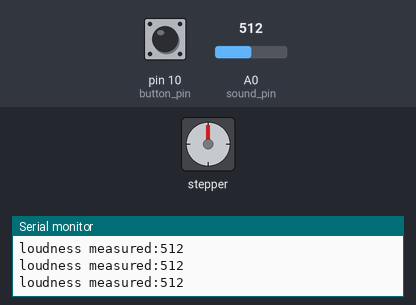
Recording of a sketch running on a simulated Arduino Uno, built with avr-gcc and run on an emulated ATmega328P. Shown: stepper motor, the last lines printed to the serial monitor. The test bench sets the inputs (shaded band); at power-on: pin 10 (button_pin) HIGH, A0 (sound_pin) = 512. Stepper angles assume 2048 steps per turn.

Above: at 1.2 s.
1.3 s: pin 10 (button_pin) pulled LOW for 0.15 s
At 1.86 s:
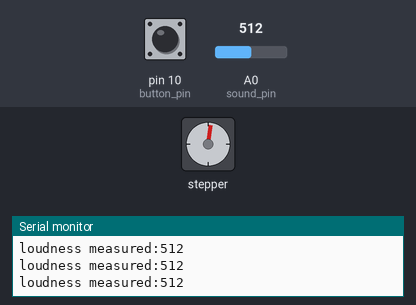
At 2.62 s:
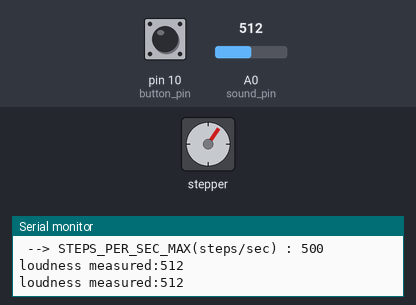
4.3 s: pin 10 (button_pin) pulled LOW for 1 s
10.3 s: pin 10 (button_pin) pulled LOW for 0.15 s
At 17.13 s:
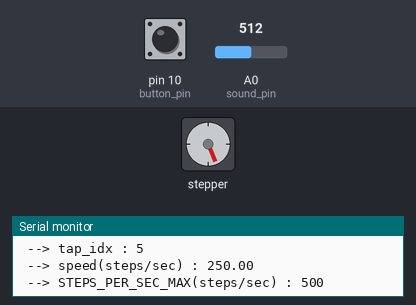
Timing chart, 0 to 20.3 s (numbered marks = the images above; inputs shaded):
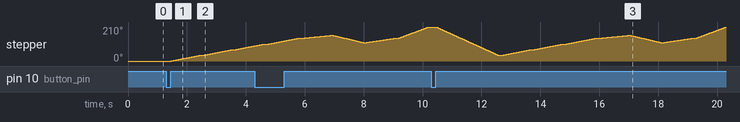

The sketch:

listening-step-sequencer.ino
```cpp
//button
static const int button_pin = 10;

//sound sensor
static const int sound_pin = A0;

//stepper
#include <AccelStepper.h>
//28BYJ-48 Stepper Motor
#define STEPS_PER_REV           (2048.0)
// speed (rpm) * steps-per-revolution == speed (steps per minute)
//  --> speed (steps per minute) / 60 == speed (steps per second)
//  --> speed (steps per second) * 60 / steps-per-revolution == speed (rpm)
#define STEPS_PER_SEC_TO_RPM    (60.0 / STEPS_PER_REV)
#define RPM_TO_STEPS_PER_SEC    (STEPS_PER_REV / 60.0)

// parameter (torque-speed trade-off)
#define STEPS_PER_SEC_MAX       (500)
#define RPM_MAX                 (STEPS_PER_SEC_MAX * STEPS_PER_SEC_TO_RPM)

//
AccelStepper stepper(AccelStepper::FULL4WIRE, 2, 3, 4, 5);

//action list
static int action_now = 0;
#define ACTION_TAP_MAX 8
#define ACTION_COUNT 2
//actions
static int tap_idx = 0;
static int taps[ACTION_COUNT][ACTION_TAP_MAX][2] = { //unit: (steps, millisec)

  //action #1
  {
    {   200,  1000},
    {   400,  1000},
    {   600,  1000},
    {   800,  1000},
    {   900,  1000},
    {   650,  1000},
    {   800,  1000},
    {  1200,  1000}
  },

  // action #2
  {
    {  1000,  2000},
    {  3000,  2000},
    {  1000,  3000},
    { 10000,   100},
    {  3000,  2000},
    { 10000,  2500},
    {  1000,  1000},
    {   100,   400}
  }
};

//task
#include <TaskScheduler.h>
Scheduler runner;
extern Task stepping_task;
extern Task stop_task;
extern Task step_monitor_task; // DEBUG
extern Task button_task;
extern Task sound_measure_task;
bool is_action_time = false;
//
void stepping() {
  //
  if (stepper.distanceToGo() == 0 && is_action_time == true) {

    //the last tap of the sequence is over! --> declare 'done'
    if (tap_idx >= ACTION_TAP_MAX) {
      // rewind the reel.
      tap_idx = 0;
      // cool. i'm done. give me next command.
      is_action_time = false;
      //
      return;
    }

    //
    float cur_step = stepper.currentPosition();
    float target_step = taps[action_now][tap_idx][0];
    float dur = taps[action_now][tap_idx][1];
    float steps = target_step - cur_step;
    float velocity = steps / dur * 1000; // unit conv.: (steps/msec) --> (steps/sec)
    float speed = fabs(velocity);
    //
    if (speed > STEPS_PER_SEC_MAX) {
      Serial.println("oh.. isn't it TOO FAST??");
    } else {
      Serial.println("okay. i go now.");
    }

    //DEBUG
    Serial.print(" --> tap_idx : "); Serial.println(tap_idx);
    Serial.print(" --> speed(steps/sec) : "); Serial.println(speed);
    Serial.print(" --> STEPS_PER_SEC_MAX(steps/sec) : "); Serial.println(STEPS_PER_SEC_MAX);

    //
    stepper.moveTo(target_step);
    stepper.setSpeed(velocity);
    //NOTE: 'setSpeed' should come LATER than 'moveTo'!
    //  --> 'moveTo' re-calculate the velocity.
    //  --> so we need to re-override it.
    //

    // reschedule myself..
    stepping_task.restartDelayed(dur);

    //next tap!
    tap_idx++;

  } else {
    //if the stepper was still busy.. well, relax for 50ms more.

    // reschedule myself..
    stepping_task.restartDelayed(50);
  }
}
Task stepping_task(0, TASK_ONCE, stepping);

// //
// void step_monitor() {
//   Serial.print("currentPosition: ");
//   Serial.println(stepper.currentPosition());
// }
// Task step_monitor_task(100, TASK_FOREVER, step_monitor);

// button
void button() {
  static int button_prev = HIGH;
  //
  int button = digitalRead(button_pin);
  if (button != button_prev && button == LOW) {
    Serial.println("oh! the button triggers!");
    //if (is_action_time == false && stepper.currentPosition() == 0) { // block re-trigger.
    if (is_action_time == false) { // block re-trigger.
      is_action_time = true;
      stepping_task.restart();
      Serial.println("stepper started!");
    } else {
      Serial.println("Er.... something is wrong!");
    }
  }
  //
  button_prev = button;
}
//the task
Task button_task(50, TASK_FOREVER, &button);

// sound measure
void sound_measure() {
  int sound_measure = analogRead(sound_pin);
  Serial.print("loudness measured:");
  Serial.println(sound_measure);
}
//the task
Task sound_measure_task(100, TASK_FOREVER, &sound_measure);

//
void setup() {
  //
  Serial.begin(9600);

  //button
  pinMode(button_pin, INPUT_PULLUP);

  //sound sensor
  pinMode(sound_pin, INPUT);

  //stepper
  /// "
  /// The fastest motor speed that can be reliably supported is about 4000 steps per
  /// second at a clock frequency of 16 MHz on Arduino such as Uno etc.
  /// " @ AccelStepper.h
  stepper.setMaxSpeed(STEPS_PER_SEC_MAX); //steps per second (trade-off between speed vs. torque)

  //tasks
  runner.init();
  runner.addTask(button_task);
  button_task.enable();
  runner.addTask(sound_measure_task);
  sound_measure_task.enable();
  runner.addTask(stepping_task);

  //DEBUG
  // runner.addTask(step_monitor_task);
  // step_monitor_task.enable();
}

void loop() {
  //task
  runner.execute();

  //stepper
  if (stepper.distanceToGo() != 0) {
    stepper.runSpeed();
  }
}
```

Measured:
- after the input at 1.3 s, stepper: keeps turning clockwise at about 33°/s, starting after 0.16 s
- after the input at 10.3 s, stepper: turns 175° counter-clockwise in 2.1 s, then 123° clockwise in 4.3 s, then 44° counter-clockwise in 1.0 s, then 95° clockwise in 2.1 s
